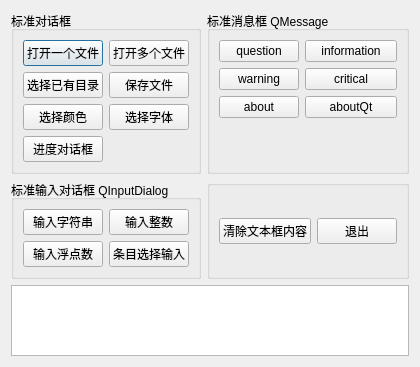
<?xml version="1.0" encoding="UTF-8"?>
<ui version="4.0">
 <class>Dialog</class>
 <widget class="QDialog" name="Dialog">
  <property name="geometry">
   <rect>
    <x>0</x>
    <y>0</y>
    <width>382</width>
    <height>367</height>
   </rect>
  </property>
  <property name="windowTitle">
   <string>Dialog</string>
  </property>
  <layout class="QHBoxLayout" name="horizontalLayout_2">
   <item>
    <layout class="QFormLayout" name="formLayout_4">
     <item row="0" column="0">
      <widget class="QGroupBox" name="groupBox">
       <property name="title">
        <string>标准对话框</string>
       </property>
       <layout class="QFormLayout" name="formLayout">
        <item row="0" column="0">
         <widget class="QPushButton" name="btnOpenFile">
          <property name="text">
           <string>打开一个文件</string>
          </property>
         </widget>
        </item>
        <item row="0" column="1">
         <widget class="QPushButton" name="btnOpenFiles">
          <property name="text">
           <string>打开多个文件</string>
          </property>
         </widget>
        </item>
        <item row="1" column="0">
         <widget class="QPushButton" name="btnSelectExistDir">
          <property name="text">
           <string>选择已有目录</string>
          </property>
         </widget>
        </item>
        <item row="1" column="1">
         <widget class="QPushButton" name="btnSaveFile">
          <property name="text">
           <string>保存文件</string>
          </property>
         </widget>
        </item>
        <item row="2" column="0">
         <widget class="QPushButton" name="btnGetColor">
          <property name="text">
           <string>选择颜色</string>
          </property>
         </widget>
        </item>
        <item row="2" column="1">
         <widget class="QPushButton" name="btnGetFont">
          <property name="text">
           <string>选择字体</string>
          </property>
         </widget>
        </item>
        <item row="3" column="0">
         <widget class="QPushButton" name="btnProgress">
          <property name="text">
           <string>进度对话框</string>
          </property>
         </widget>
        </item>
       </layout>
      </widget>
     </item>
     <item row="0" column="1">
      <widget class="QGroupBox" name="groupBox_2">
       <property name="title">
        <string>标准消息框 QMessage</string>
       </property>
       <layout class="QFormLayout" name="formLayout_2">
        <item row="0" column="1">
         <widget class="QPushButton" name="btnInfo">
          <property name="text">
           <string>information</string>
          </property>
         </widget>
        </item>
        <item row="1" column="0">
         <widget class="QPushButton" name="btnWarn">
          <property name="text">
           <string>warning</string>
          </property>
         </widget>
        </item>
        <item row="1" column="1">
         <widget class="QPushButton" name="btnCritical">
          <property name="text">
           <string>critical</string>
          </property>
         </widget>
        </item>
        <item row="2" column="0">
         <widget class="QPushButton" name="btnAbout">
          <property name="text">
           <string>about</string>
          </property>
         </widget>
        </item>
        <item row="2" column="1">
         <widget class="QPushButton" name="btnAboutQt">
          <property name="text">
           <string>aboutQt</string>
          </property>
         </widget>
        </item>
        <item row="0" column="0">
         <widget class="QPushButton" name="btnQues">
          <property name="text">
           <string>question</string>
          </property>
         </widget>
        </item>
       </layout>
      </widget>
     </item>
     <item row="1" column="0">
      <widget class="QGroupBox" name="groupBox_3">
       <property name="title">
        <string>标准输入对话框 QInputDialog</string>
       </property>
       <layout class="QFormLayout" name="formLayout_3">
        <item row="0" column="0">
         <widget class="QPushButton" name="btnInputStr">
          <property name="text">
           <string>输入字符串</string>
          </property>
         </widget>
        </item>
        <item row="0" column="1">
         <widget class="QPushButton" name="btnInputInt">
          <property name="text">
           <string>输入整数</string>
          </property>
         </widget>
        </item>
        <item row="1" column="0">
         <widget class="QPushButton" name="btnInputFloat">
          <property name="text">
           <string>输入浮点数</string>
          </property>
         </widget>
        </item>
        <item row="1" column="1">
         <widget class="QPushButton" name="btnInputItem">
          <property name="text">
           <string>条目选择输入</string>
          </property>
         </widget>
        </item>
       </layout>
      </widget>
     </item>
     <item row="1" column="1">
      <widget class="QGroupBox" name="groupBox_4">
       <property name="title">
        <string/>
       </property>
       <layout class="QHBoxLayout" name="horizontalLayout">
        <item>
         <widget class="QPushButton" name="btnClearText">
          <property name="text">
           <string>清除文本框内容</string>
          </property>
         </widget>
        </item>
        <item>
         <widget class="QPushButton" name="btnQuit">
          <property name="text">
           <string>退出</string>
          </property>
         </widget>
        </item>
       </layout>
      </widget>
     </item>
     <item row="2" column="0" colspan="2">
      <widget class="QPlainTextEdit" name="plainTextEdit"/>
     </item>
    </layout>
   </item>
  </layout>
 </widget>
 <resources/>
 <connections>
  <connection>
   <sender>btnQuit</sender>
   <signal>clicked()</signal>
   <receiver>Dialog</receiver>
   <slot>close()</slot>
   <hints>
    <hint type="sourcelabel">
     <x>325</x>
     <y>163</y>
    </hint>
    <hint type="destinationlabel">
     <x>190</x>
     <y>183</y>
    </hint>
   </hints>
  </connection>
 </connections>
</ui>
